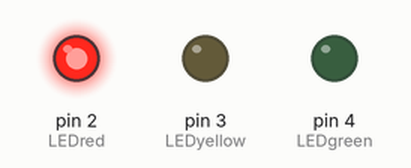
The sketch below on a simulated Arduino Uno, built with avr-gcc and run on an emulated ATmega328P. On the bench: output pins drawn as LEDs (lit = HIGH).

Above: at 2.5 s.
At 7.0 s:
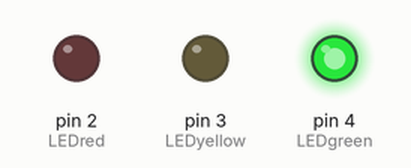
At 10.0 s:
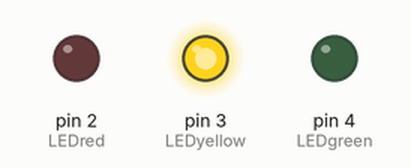
Timing chart, 0 to 14.3 s (numbered marks = the images above):
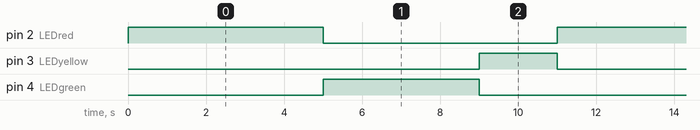

The sketch:

Traffic_Light.ino
```cpp
// Pins for the 3 LEDs are defined
#define LEDred 2
#define LEDgreen 4
#define LEDyellow 3

void setup() {
  pinMode(LEDred, OUTPUT);
  pinMode(LEDgreen, OUTPUT);
  pinMode(LEDyellow, OUTPUT);
}

void loop() {
  digitalWrite(LEDyellow, LOW);
  digitalWrite(LEDred, HIGH); // Don't move!
  delay(5000);

  digitalWrite(LEDred, LOW);
  digitalWrite(LEDgreen, HIGH); // You can pass now
  delay(4000);

  digitalWrite(LEDgreen, LOW);
  digitalWrite(LEDyellow, HIGH); //Caution, reduce speed and prepare to stop
  delay(2000);

}
```

Measured:
- by itself, pin 2 (LEDred): alternates HIGH for 5.0 s and LOW for 6.0 s
- by itself, pin 3 (LEDyellow): alternates HIGH for 2.0 s and LOW for 9.0 s
- by itself, pin 4 (LEDgreen): alternates HIGH for 4.0 s and LOW for 7.0 s
